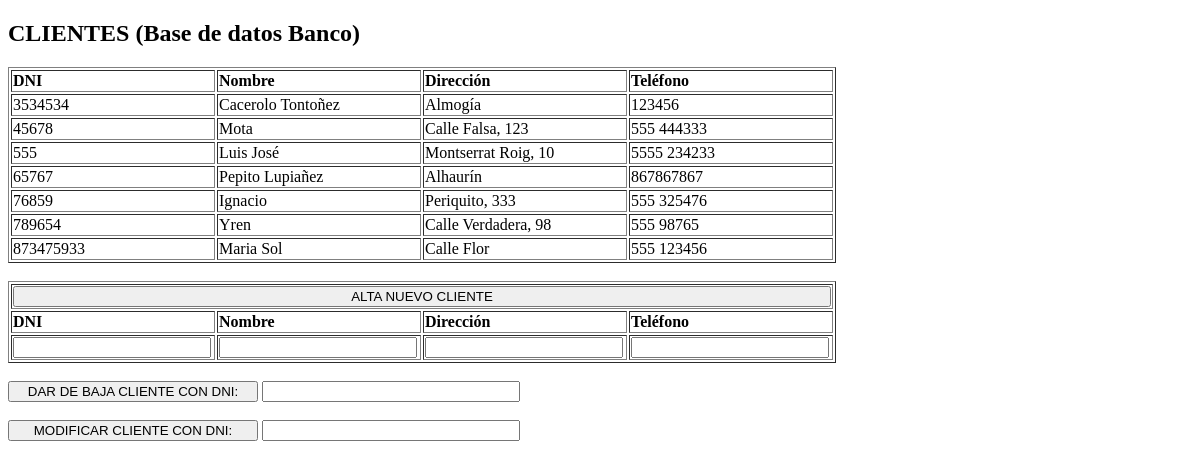
Screenshot of /cap07_ejerc01.php with the database file from the repository.
### tables this page shows
CREATE TABLE IF NOT EXISTS `cliente` (
  `dni` varchar(10) NOT NULL,
  `nombre` varchar(50) NOT NULL,
  `direccion` varchar(200) NOT NULL,
  `telefono` varchar(20) NOT NULL,
  PRIMARY KEY (`dni`)
);

### cap07_ejerc01.php (the view, shortened to what this page needs)
<!DOCTYPE html>
<html>
  <head>
    <link rel="stylesheet" href="css/font-awesome.min.css">
  </head>
  <body>
    <h2>
      CLIENTES (Base de datos Banco)<br>
    </h2>
    <?php
      $conexion = mysql_connect("localhost", "root", "root");
      $consulta = mysql_query("SELECT dni, nombre, direccion, telefono FROM cliente", $conexion);
    ?>
    <table border="1">
    <tr>
      <td><b>DNI</b></td>
      <td><b>Nombre</b></td>
      <td><b>Dirección</b></td>
      <td><b>Teléfono</b></td>
    </tr>
    <?php
      while ($registro = mysql_fetch_array($consulta)){
    ?>
        <tr>
          <td><?= $registro[dni] ?></td>
          <td><?= $registro[nombre] ?></td>
          <td><?= $registro[direccion] ?></td>
          <td><?= $registro[telefono] ?></td>
        </tr>
    <?php
      }
    ?>
    </table><br>
    <table border="1">
    <form action="cap07_ejerc01Alta.php" method="get">
      <tr>
        <td colspan="4">
            <input style="width:100%" id="nuevo" type="submit" value="ALTA NUEVO CLIENTE">
        </td>
      </tr>
      <tr>
        <td><b>DNI</b></td>
        <td><b>Nombre</b></td>
        <td><b>Dirección</b></td>
        <td><b>Teléfono</b></td>
      </tr>
      <tr>
          <td><input class="nuevo" type="text" name="dni_nuevo"></td>
          <td><input class="nuevo" type="text" name="nombre_nuevo"></td>
          <td><input class="nuevo" type="text" name="direccion_nuevo"></td>
          <td><input class="nuevo" type="tel" name="telefono_nuevo"></td>
      </tr>
    </form>
    </table><br>
    <form action="cap07_ejerc01Baja.php" method="get">
      <input class="modificado" type="submit" value="DAR DE BAJA CLIENTE CON DNI:">
      <input class="modificado" type="text" name="dni_elegido"></td>
    </form><br>
    <form action="cap07_ejerc01Modificacion.php" method="get">
      <input class="modificado" type="submit" value="MODIFICAR CLIENTE CON DNI:">
      <input class="modificado" type="text" name="dni_elegido"></td>
    </form>
  </body>
</html>

### cap07_ejerc01.php (style rules this page uses)
td { width: 200px; }
.nuevo { width: 95%; }
.modificado { width: 250px; }

### rows the page displays
cliente: dni "3534534", nombre "Cacerolo Tontoñez", direccion "Almogía", telefono "123456"
cliente: dni "45678", nombre "Mota", direccion "Calle Falsa, 123", telefono "555 444333"
cliente: dni "555", nombre "Luis José", direccion "Montserrat Roig, 10", telefono "5555 234233"
cliente: dni "65767", nombre "Pepito Lupiañez", direccion "Alhaurín", telefono "867867867"
cliente: dni "76859", nombre "Ignacio", direccion "Periquito, 333", telefono "555 325476"
cliente: dni "789654", nombre "Yren", direccion "Calle Verdadera, 98", telefono "555 98765"
cliente: dni "873475933", nombre "Maria Sol", direccion "Calle Flor", telefono "555 123456"
